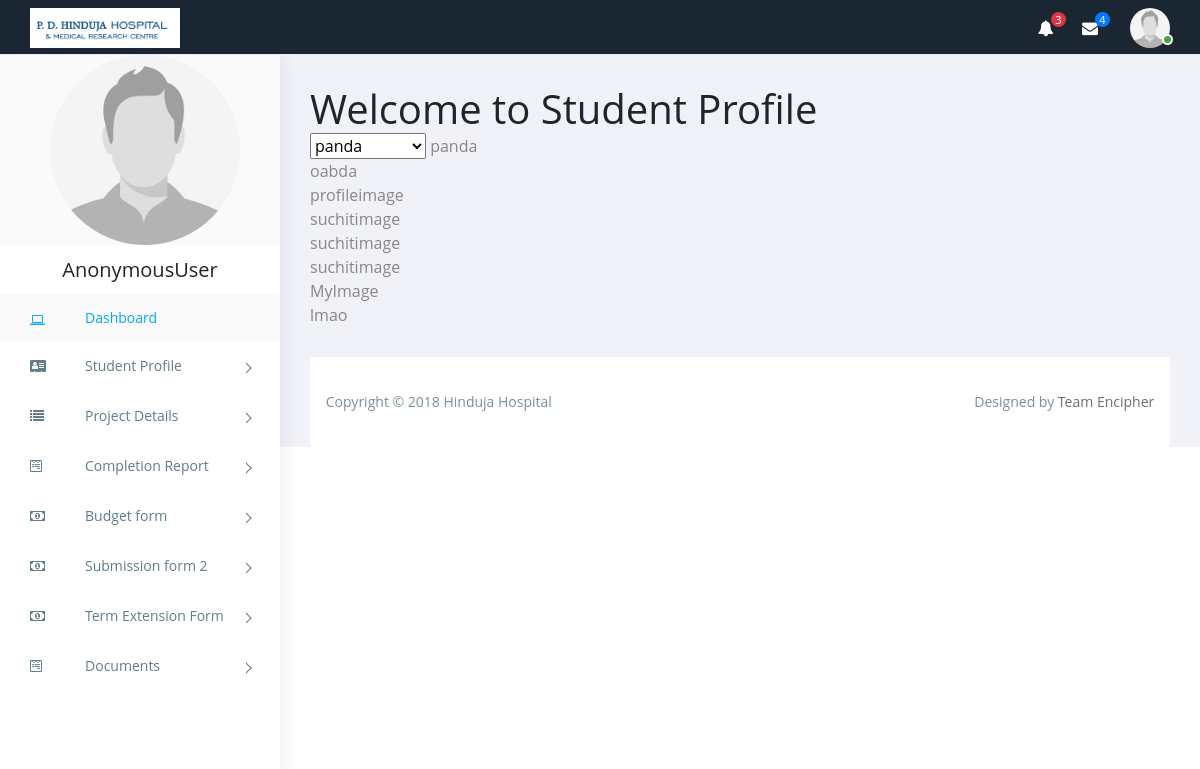
Page /student/documents/ on the committed database.
### student/models.py (models this page shows)
class Document(models.Model):
    student_id = models.ForeignKey(Std_details, on_delete=models.CASCADE)
    name = models.CharField(max_length=100)
    doc = models.FileField()

### student/views.py (the view)
# urls.py: path('documents/', views.viewdocuments, name='student_documents'),
def viewdocuments(request):
    documents = Document.objects.all()
    context ={
        'documents':documents,
    }
    return render(request,'student_dashboard/student_documents.html',context)

### templates/student_dashboard/student_documents.html (shortened to what this page needs)
{% extends 'student_sidebar.html' %}
{% load staticfiles %}
{% block headers %}
    <link rel="stylesheet" href="{% static 'style.css' %}">
{% endblock %}
{% block content %}
<h1>Welcome to Student Profile</h1>
    <select>
    {% for docs in documents %}
        <option>{{ docs.name }}</option>
    {% endfor %}
    </select>
    {% for docs in documents %}
         <a href="{{docs.file.url}}">{{docs.name}}</a>
        <br>
    {% endfor %}
{% endblock %}

### templates/student_sidebar.html (shortened to what this page needs)
{% extends 'base.html' %}
{% load staticfiles %}
{% block headfiles %}
{% block headers %}
{% endblock %}
{% endblock %}
            {% block sidebar %}
                    <li class="active">
                        <img src="{% static 'images/maleuser.png' %}" alt="Logo" style="border-radius:50%;height:190px;margin-left: 20px;">
                    </li>
                    <li class=" dropdown">
                        <div style="padding:10px; font-size:20px;"><center>{{user}}</center></div>
                    </li>
                    <li class="active">
                        <a href="{% url 'student:student_dashboard' %} "><i class="menu-icon fa fa-laptop"></i>Dashboard </a>
                    </li>
                    <li class="menu-item-has-children dropdown">
                        <a href="{% url 'student:student_profile' %}" class="dropdown-toggle"> <i class="menu-icon fa  fa-address-card"></i>Student Profile</a>
                    </li>
                    <li class="menu-item-has-children dropdown">
                        <a href="{% url 'student:student_project_details' %}" class="dropdown-toggle"> <i class="menu-icon fa fa-list"></i>Project Details</a>
                    </li>
                    <li class="menu-item-has-children dropdown">
                        <a href="{% url 'student:student_completion_report' %}" class="dropdown-toggle" > <i class="menu-icon fa fa-wpforms"></i>Completion Report</a>
                    </li>
                    <li class="menu-item-has-children dropdown">
                   <a href="{% url 'student:budget:addform' %}" class="dropdown-toggle" > <i class="menu-icon fa fa-money"></i>Budget form</a>
                    </li>
                 <li class="menu-item-has-children dropdown">
                   <a href="{% url 'project:project2' %}" class="dropdown-toggle" > <i class="menu-icon fa fa-money"></i>Submission form 2</a>
                    </li>
                 <li class="menu-item-has-children dropdown">
                   <a href="{% url 'student:budget:term' %}" class="dropdown-toggle" > <i class="menu-icon fa fa-money"></i>Term Extension Form</a>
                    </li>
                    <li class="menu-item-has-children dropdown">
                        <a href="{% url 'student:student_documents' %}" class="dropdown-toggle" > <i class="menu-icon fa fa-wpforms"></i>Documents</a>
                    </li>
            {% endblock %}

### templates/base.html (shortened to what this page needs)
<!doctype html>
<html class="no-js lt-ie9 lt-ie8 lt-ie7" lang="">
<html class="no-js lt-ie9 lt-ie8" lang="">
<html class="no-js lt-ie9" lang="">
<html class="no-js" lang="">
<head>
    {% load staticfiles %}
{% block headfiles %}
    {% endblock %}
    <link href="//cdn.bootcss.com/bootstrap-datetimepicker/4.17.44/css/bootstrap-datetimepicker.min.css" rel="stylesheet">
    <link rel="stylesheet" href="https://cdn.jsdelivr.net/npm/normalize.css@8.0.0/normalize.min.css">
    <link rel="stylesheet" href="https://cdn.jsdelivr.net/npm/bootstrap@4.1.3/dist/css/bootstrap.min.css">
    <link rel="stylesheet" href="https://cdn.jsdelivr.net/npm/font-awesome@4.7.0/css/font-awesome.min.css">
    <link rel="stylesheet" href="https://cdn.jsdelivr.net/gh/lykmapipo/themify-icons@0.1.2/css/themify-icons.css">
    <link rel="stylesheet" href="https://cdn.jsdelivr.net/npm/pixeden-stroke-7-icon@1.2.3/pe-icon-7-stroke/dist/pe-icon-7-stroke.min.css">
    <link rel="stylesheet" href="https://cdnjs.cloudflare.com/ajax/libs/flag-icon-css/3.2.0/css/flag-icon.min.css">
    <link rel="stylesheet" href="{% static 'assets/css/cs-skin-elastic.css' %}">
    <link rel="stylesheet" href="{% static 'assets/css/style.css' %}">
</head>
<body>
    <aside id="left-panel" class="left-panel">
        <nav class="navbar navbar-expand-sm navbar-default">
            <div id="main-menu" class="main-menu collapse navbar-collapse">
                <ul class="nav navbar-nav">
                    {% block sidebar %}
                    {% endblock %}
                </ul>
            </div>
        </nav>
    </aside>
    <div id="right-panel" class="right-panel">
        <header id="header" class="header">
            <div class="top-left">
                <div class="navbar-header">
                    <a class="navbar-brand" href="#"><img src="{% static 'images/pdhh.png' %}" alt="Logo"></a>
                </div>
            </div>
            <div class="top-right">
                <div class="header-menu">
                    <div class="header-left">
                        <div class="dropdown for-notification">
                            <button class="btn btn-secondary dropdown-toggle" type="button" id="notification" data-toggle="dropdown" aria-haspopup="true" aria-expanded="false">
                                <i class="fa fa-bell" style="color:white;"></i>
                                <span class="count bg-danger">3</span>
                            </button>
                        </div>
                        <div class="dropdown for-message">
                            <button class="btn btn-secondary dropdown-toggle" type="button" id="message" data-toggle="dropdown" aria-haspopup="true" aria-expanded="false">
                                <i class="fa fa-envelope" style="color:white;"></i>
                                <span class="count bg-primary">4</span>
                            </button>
                        </div>
                    </div>
                    <div class="user-area dropdown float-right">
                        <a href="#" class="dropdown-toggle active" data-toggle="dropdown" aria-haspopup="true" aria-expanded="false">
                            <img class="user-avatar rounded-circle" src="{% static 'images/maleuser.png' %}" alt="User Avatar">
                        </a>
                    </div>
                </div>
            </div>
        </header>
        <div class="content">
            {% block content %}
            {% endblock %}
        </div>
        <div class="clearfix"></div>
        <footer class="site-footer">
            <div class="footer-inner bg-white">
                <div class="row">
                    <div class="col-sm-6">
                        Copyright &copy; 2018 Hinduja Hospital
                    </div>
                    <div class="col-sm-6 text-right">
                        Designed by <a href="https://colorlib.com">Team Encipher</a>
                    </div>
                </div>
            </div>
        </footer>
    </div>
</body>
</html>

### rows in the picture
Document: name "panda"
Document: name "oabda"
Document: name "profileimage"
Document: name "suchitimage"
Document: name "suchitimage"
Document: name "suchitimage"
Document: name "MyImage"
Document: name "lmao"

### other values in the picture
{{ user }} "AnonymousUser"
form field value "panda"
